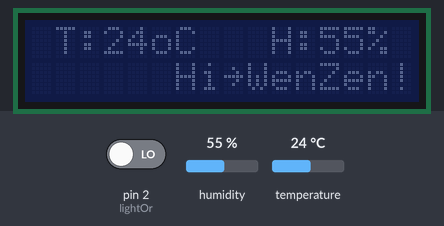
Recording of a sketch running on a simulated Arduino Uno, built with avr-gcc and run on an emulated ATmega328P. On the bench: 16×2 character LCD. The inputs (shaded band) are chosen by the test bench; at power-on: pin 2 (lightOr) LOW, humidity 55 %, temperature 24 °C.

Above: at 1.2 s.
1.3 s: pin 2 (lightOr) driven HIGH
At 1.8 s:
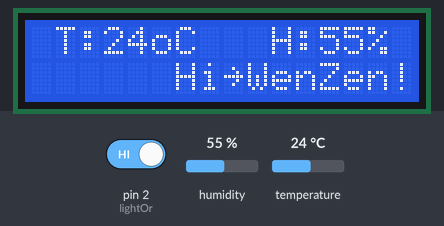
2.8 s: humidity set to 22 %
At 5.5 s:
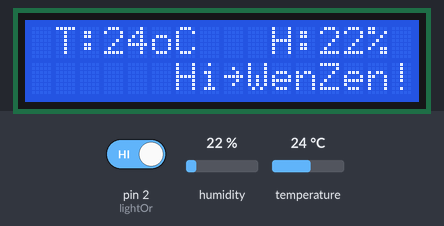
5.8 s: temperature set to 12 °C
At 8.5 s:
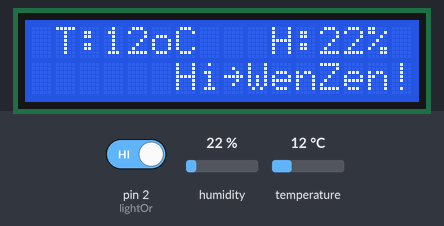
8.8 s: humidity set to 40 %
At 11.4 s:
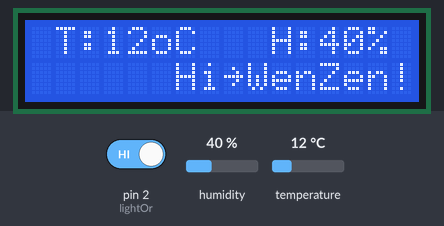
11.8 s: temperature set to 19 °C
At 14.2 s:
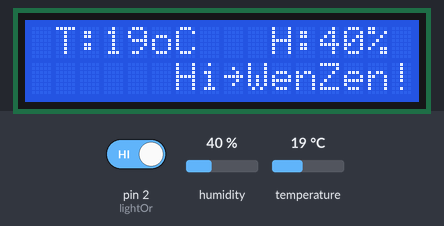
Timing chart, 0 to 15.7 s (numbered marks = the images above; inputs shaded):
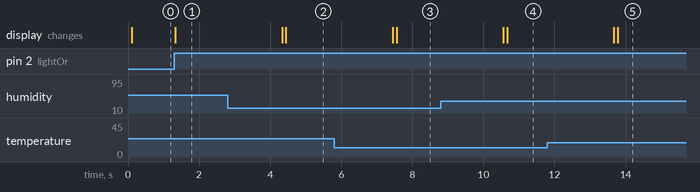

Measured:
- after the input at 1.3 s, the display: changes at once (image 1)
- after the input at 2.8 s, the display: first differs from a run without the input after 1.6 s (image 2)
- after the input at 5.8 s, the display: first differs from a run without the input after 1.8 s (image 3)
- after the input at 8.8 s, the display: first differs from a run without the input after 1.9 s (image 4)
- after the input at 11.8 s, the display: first differs from a run without the input after 2.0 s (image 5)

The sketch:

lcd__.ino
```cpp
#include <Wire.h>
#include <dht11.h>
#include "LiquidCrystal_I2C.h"

#define DHT11PIN 3
dht11 DHT11;

int lightOr=2;   //define set backlight input pin
int light;

LiquidCrystal_I2C lcd(0x27,16,2);  // set the LCD address to 0x27 for a 16 chars and 2 line display

void setup()
{
  pinMode(lightOr,INPUT);
}

void loop()
{
  lcd.init();                      // initialize the lcd
  DHT11.read(DHT11PIN);

  lcd.print(" T:");
  lcd.print((int)DHT11.temperature);
  lcd.print("oC   ");
  lcd.print("H:");
  lcd.print((int)DHT11.humidity);
  lcd.print("%");
  lcd.setCursor(6, 1);
  lcd.print("Hi~WenZen!");
  light=digitalRead(lightOr);
  if(light==HIGH){
    lcd.backlight();
    delay(3000);
  }
  lcd.noBacklight();
}
```
